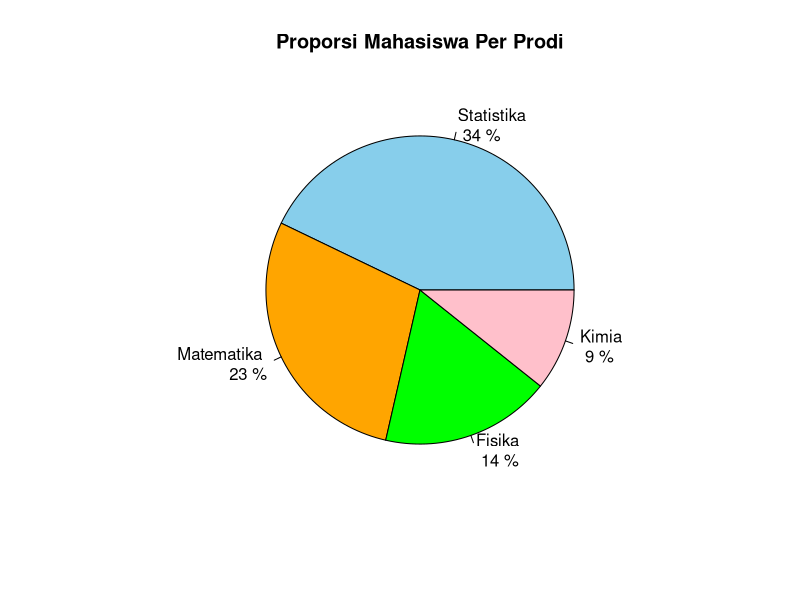

Write the R code that produced this figure.
jumlah <- c(120, 80, 50, 30)
prodi <- c("Statistika", "Matematika", "Fisika", "Kimia")

#  buat pie chart
pdf("pie-chart.pdf")

pie(
  jumlah,
  labels = paste(
    prodi,
    "\n",
    round(jumlah/sum(jumlah)*80),"%"
  ),
  col=c("skyblue", "orange", "green", "pink"),
  main = "Proporsi Mahasiswa Per Prodi"
)
